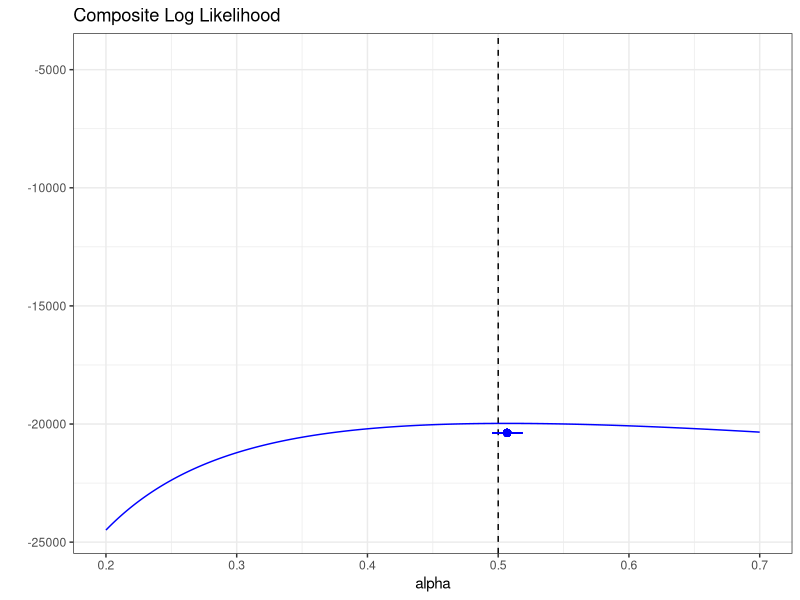
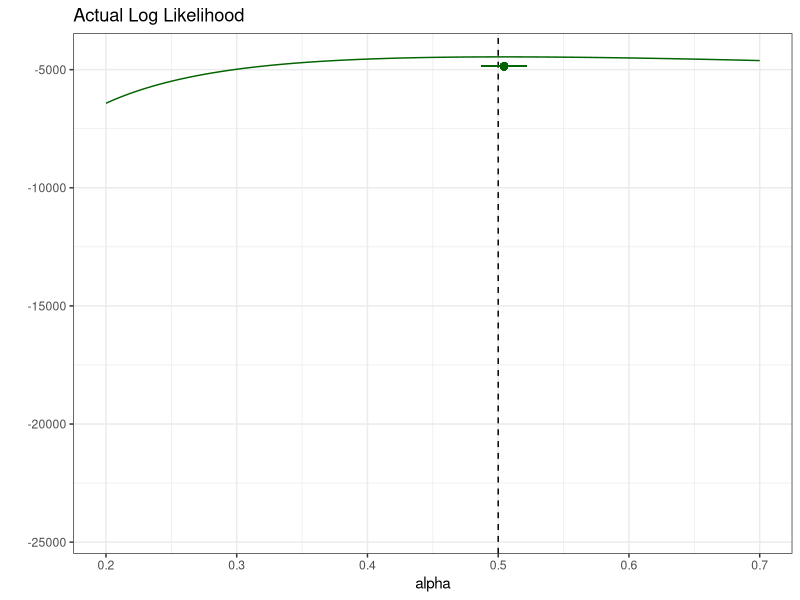

The R script that drew these images, in order:
## ---- chunk 1
library(knitr)
library(ggplot2)
library(dplyr)
library(tidyr)
library(broom)
set.seed(333)

theme_set(theme_bw())
knitr::opts_chunk$set(fig.height = 3)
## ---- chunk 2
library(evd)
# simulate data with alpha = 0.5
alpha <- 0.5
z <- rmvevd(500, dep = alpha, d = 5, mar = c(1, 1, 1))

## bivariate density
d_bivar <- function(z, alpha){
	#here "z" is a single observation (ordered pair)
	inside <- z[1]^(-1/alpha) + z[2]^(-1/alpha)
	one <- exp(-inside^alpha)
	two <- (z[1]*z[2])^(-1 / alpha - 1)
	three <- (1 / alpha - 1)*inside^(alpha - 2)
	four <- inside^(2 * alpha - 2)
	one*two*(three + four)
}
	
d_bivar(c(4, 5), alpha = alpha)
dmvevd(c(4,5), dep = alpha, d = 2, mar = c(1,1,1))

## estimate alpha
log_pair_lhood <- function(alpha, z) {
	#here "z" is bivariate matrix of observations
	inside <- z[, 1]^(-1 / alpha) + z[, 2]^(-1 / alpha)
	log_one <- -inside^alpha
	log_two <- (-1 / alpha - 1) * (log(z[, 1]) + log(z[, 2]))
	three <- (1 / alpha - 1) * inside^(alpha - 2)
	four <- inside^(2 * alpha - 2)	
	contrib <- log_one + log_two + log(three + four)
	return(sum(contrib))
}

all_pairs_lhood <- function(alpha, z) {
	expand.grid(dim1 = seq_len(ncol(z)),
	            dim2 = seq_len(ncol(z))) |>
	  filter(dim1 < dim2) |>
	  rowwise() |>
	  mutate(log_pair_lhood = log_pair_lhood(alpha, cbind(z[, dim1], z[, dim2]))) |>
    ungroup() |>
	  summarise(res = sum(log_pair_lhood)) |>
	  pull(res)
}

alpha_mple <- optim(.2, lower = .01, upper = .99, all_pairs_lhood, z = z, method = "Brent", hessian = TRUE, control = list(fnscale = -1))
(ci_mple <- alpha_mple$par + c(-1.96, 1.96)*sqrt(-1 / alpha_mple$hessian[1, 1]))

## checking coverage
#checking coverage
B <- 200
coverage <- numeric(B)
for(k in seq_len(B)) {
	z_k <- rmvevd(500, dep = .5, d = 5, mar = c(1, 1, 1))
	alpha_mple_k <- optim(.2, lower = .01, upper = .99, all_pairs_lhood, z = z_k, method = "Brent", hessian = TRUE, control = list(fnscale = -1))
	ci <- alpha_mple_k$par + c(-1.96, 1.96)*sqrt(-1 / alpha_mple_k$hessian[1, 1])
	coverage[k] <- as.numeric(ci[1] < alpha & ci[2] > alpha)
}
mean(coverage)
## ---- chunk 3
log_lhood <- function(alpha, z) {
  sum(dmvevd(z, dep = alpha, d = 5, mar = c(1,1,1), log = TRUE))
}
alpha_mle <- optim(.2, lower = .01, upper = .99, log_lhood, z = z, method = "Brent", hessian = TRUE, control = list(fnscale = -1))
ci_mle <- alpha_mle$par + c(-1.96, 1.96)*sqrt(-1 / alpha_mle$hessian[1, 1])

data.frame(alpha_vec = seq(.2, .7, length.out = 500)) |>
  rowwise() |>
  mutate(actual_lhood = log_lhood(alpha_vec, z),
         pair_lhood = all_pairs_lhood(alpha_vec, z)) -> dat_plot

dat_plot |>
  ggplot() +
  geom_vline(aes(xintercept = alpha), lty = 2) +
  geom_line(aes(alpha_vec, pair_lhood), colour = "blue") +
  geom_segment(aes(x = ci_mple[1], xend = ci_mple[2], y = alpha_mple$value - 400, yend = alpha_mple$value - 400), colour = "blue", linewidth = 0.4) +
  geom_point(aes(x = alpha_mple$par, y = alpha_mple$value - 400), colour = "blue", size = 2) +
  ylim(c(min(c(dat_plot$actual_lhood, dat_plot$pair_lhood)), max(c(dat_plot$actual_lhood, dat_plot$pair_lhood)))) +
  ggtitle("Composite Log Likelihood") +
  xlab("alpha") +
  ylab("")


dat_plot |>
  ggplot() +
  geom_vline(aes(xintercept = alpha), lty = 2) +
  geom_line(aes(alpha_vec, actual_lhood), colour = "darkgreen") +
  geom_segment(aes(x = ci_mle[1], xend = ci_mle[2], y = alpha_mle$value - 400, yend = alpha_mle$value - 400), colour = "darkgreen", linewidth = 0.4) +
  geom_point(aes(x = alpha_mle$par, y = alpha_mle$value - 400), colour = "darkgreen", size = 2) +
  ylim(c(min(c(dat_plot$actual_lhood, dat_plot$pair_lhood)), max(c(dat_plot$actual_lhood, dat_plot$pair_lhood)))) +
  ggtitle("Actual Log Likelihood") +
  xlab("alpha") +
  ylab("")
